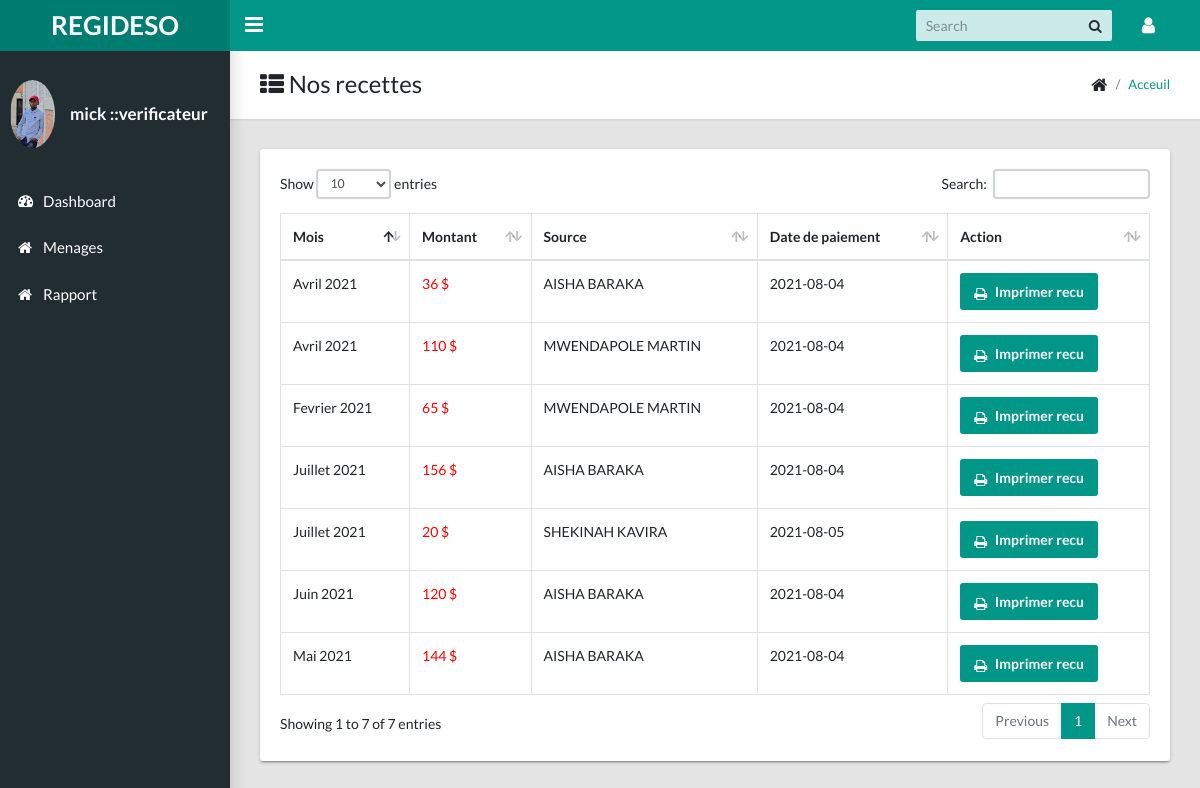
Page /admin/recette.php (signed in) on the committed database.
### tables this page shows
CREATE TABLE `t_agent` (
  `IdAgent` int(11) NOT NULL,
  `NomAgent` varchar(20) NOT NULL,
  `PostnomAgent` varchar(20) NOT NULL,
  `PrenomAgent` varchar(20) NOT NULL,
  `QuartierAgent` int(11) NOT NULL,
  `TelephoneAgent` int(11) NOT NULL,
  `DateNaissance` date NOT NULL,
  `Username` varchar(15) NOT NULL,
  `Password` varchar(255) NOT NULL,
  `Photo` text NOT NULL,
  `CodeFonction` int(11) NOT NULL
);

CREATE TABLE `t_fonction` (
  `CodeFonction` int(11) NOT NULL,
  `Fonction` varchar(50) NOT NULL
);

CREATE TABLE `t_paiement` (
  `CodePaiement` int(11) NOT NULL,
  `CodeMenage` int(11) NOT NULL,
  `CodeMois` int(11) NOT NULL,
  `CodeAnnee` int(11) NOT NULL,
  `CodeRapport` int(11) NOT NULL,
  `Montant` double NOT NULL,
  `DatePaiement` date NOT NULL
);

CREATE TABLE `t_mois` (
  `CodeMois` int(11) NOT NULL,
  `Mois` varchar(20) NOT NULL
);

CREATE TABLE `t_annee` (
  `CodeAnnee` int(11) NOT NULL,
  `Annee` int(11) NOT NULL
);

CREATE TABLE `t_menage` (
  `IdMenage` int(11) NOT NULL,
  `NumParcelle` int(11) NOT NULL,
  `ResponsableMenage` varchar(255) NOT NULL,
  `TelephoneResponsable` int(11) NOT NULL,
  `EmailResponsable` varchar(50) NOT NULL,
  `CodeQuartier` int(11) NOT NULL,
  `CodeAvenue` int(11) NOT NULL,
  `CodeVerificateur` int(11) NOT NULL,
  `Status` int(11) NOT NULL,
  `LongeurParcelle` float NOT NULL,
  `LargeurParcelle` float NOT NULL
);

### admin/includes/sessionconnected.php (called while the page is built, shortened)
<?php
	include 'conn.php';
	$conn = $pdo->open();
	$stmt = $conn->prepare("SELECT * FROM t_agent
							INNER JOIN t_fonction
							ON t_agent.CodeFonction=t_fonction.CodeFonction
							 WHERE IdAgent=:code");
	$stmt->execute(['code'=>$_SESSION['ConnectAgent']]);
	$user = $stmt->fetch();
?>

### admin/recette.php (the view, shortened to what this page needs)
<?php
include("includes/sessionconnected.php");
include("includes/head.php");
include("includes/navbar_menubar.php");
?>
<main class="app-content">
      <div class="app-title">
        <div>
          <h1><i class="fa fa-th-list"></i> Nos recettes</h1>
        </div>
        <ul class="app-breadcrumb breadcrumb side">
          <li class="breadcrumb-item"><i class="fa fa-home fa-lg"></i></li>
          <li class="breadcrumb-item active"><a href="home.php">Acceuil</a></li>
        </ul>
      </div>
      <div class="row">
        <div class="col-md-12">
          <div class="tile">
            <div class="tile-body">
              <div class="table-responsive">
                <table class="table table-hover table-bordered" id="sampleTable">
                  <thead>
                    <tr>
                      <th>Mois</th>
                      <th>Montant</th>
                      <th>Source</th>
                      <th>Date de paiement</th>
                      <th>Action</th>
                    </tr>
                  </thead>
                  <tbody>
                        <?php
                            $conn = $pdo->open();
                            try{
                                $stmt = $conn->prepare("SELECT * FROM t_paiement
                                                        INNER JOIN t_mois
                                                        ON t_paiement.CodeMois=t_mois.CodeMois
                                                        INNER JOIN t_annee
                                                        ON t_paiement.CodeAnnee=t_annee.CodeAnnee
                                                        INNER JOIN t_menage
                                                        ON t_paiement.CodeMenage=t_menage.IdMenage");
                                $stmt->execute();
                            foreach($stmt as $paiement){
                                $id=$paiement['CodePaiement'];
                                echo "
                                <tr>
                                    <td>".$paiement['Mois'].' '.$paiement['Annee']."</td>
                                    <td style='color: red;'>".$paiement['Montant']." $</td>
                                    <td>".$paiement['ResponsableMenage']."</td>
                                    <td>".$paiement['DatePaiement']."</td>
                                    <td>
                                    <a href='etat_de_sortie/e_recu.php?id=$id' target='_blank' class='btn btn-primary'><i class='fa fa-print'></i> Imprimer recu</a>
                                    </td>
                                </tr>
                                ";
                            }
                            }
                            catch(PDOException $e){
                            echo $e->getMessage();
                            }
                        ?>
                  </tbody>
                </table>
              </div>
            </div>
          </div>
        </div>
      </div>
    </main>
    <?php
    include("includes/script.php");
    ?>

### admin/includes/navbar_menubar.php (shortened to what this page needs)
<?php
$id = $_SESSION['privilege'];
?>
<body class="app sidebar-mini">
    <header class="app-header"><a class="app-header__logo" href="home.php" style="font-weight: bold;">REGIDESO</a>
      <a class="app-sidebar__toggle" href="#" data-toggle="sidebar" aria-label="Hide Sidebar"></a>
      <ul class="app-nav">
        <li class="app-search">
          <input class="app-search__input" type="search" placeholder="Search">
          <button class="app-search__button"><i class="fa fa-search"></i></button>
        </li>
        <li class="dropdown"><a class="app-nav__item" href="#" data-toggle="dropdown" aria-label="Open Profile Menu"><i class="fa fa-user fa-lg"></i></a>
        </li>
      </ul>
    </header>
    <aside class="app-sidebar">
      <div class="app-sidebar__user"><img class="app-sidebar__user-avatar" src="<?php echo (!empty($user['Photo'])) ? 'images/images_db/'.$user['Photo'] : 'images/user.png'; ?>" alt="User Image" style="width: 100%; max-width: 45px; height: auto;">
        <div>
          <p class="app-sidebar__user-name" style="text-transform: lowercase; font-weight: bold;"><?php echo $user['Username'].'  ::'.$user['Fonction']; ?></p>
        </div>
      </div>
      <ul class="app-menu">
        <li><a class="app-menu__item" href="home.php"><i class="app-menu__icon fa fa-dashboard"></i><span class="app-menu__label">Dashboard</span></a></li>
        <?php
        if($id == 1 || $id==3)
        {
          ?>
          <li><a class="app-menu__item" href="menage.php"><i class="app-menu__icon fa fa-home"></i><span class="app-menu__label">Menages</span></a></li>
          <?php
        }
        ?>
        <li><a class="app-menu__item" href="rapport.php"><i class="app-menu__icon fa fa-home"></i><span class="app-menu__label">Rapport</span></a></li>
      </ul>
    </aside>

### rows in the picture
t_agent: Photo (picture), Username "mick", CodeFonction.Fonction "verificateur"
t_paiement: t_mois.Mois "Juillet", t_annee.Annee "2021", Montant "156", CodeMenage.ResponsableMenage "AISHA BARAKA", DatePaiement "2021-08-04"
t_paiement: t_mois.Mois "Juin", t_annee.Annee "2021", Montant "120", CodeMenage.ResponsableMenage "AISHA BARAKA", DatePaiement "2021-08-04"
t_paiement: t_mois.Mois "Mai", t_annee.Annee "2021", Montant "144", CodeMenage.ResponsableMenage "AISHA BARAKA", DatePaiement "2021-08-04"
t_paiement: t_mois.Mois "Avril", t_annee.Annee "2021", Montant "36", CodeMenage.ResponsableMenage "AISHA BARAKA", DatePaiement "2021-08-04"
t_paiement: t_mois.Mois "Avril", t_annee.Annee "2021", Montant "110", CodeMenage.ResponsableMenage "MWENDAPOLE MARTIN", DatePaiement "2021-08-04"
t_paiement: t_mois.Mois "Fevrier", t_annee.Annee "2021", Montant "65", CodeMenage.ResponsableMenage "MWENDAPOLE MARTIN", DatePaiement "2021-08-04"
t_paiement: t_mois.Mois "Juillet", t_annee.Annee "2021", Montant "20", CodeMenage.ResponsableMenage "SHEKINAH KAVIRA", DatePaiement "2021-08-05"
